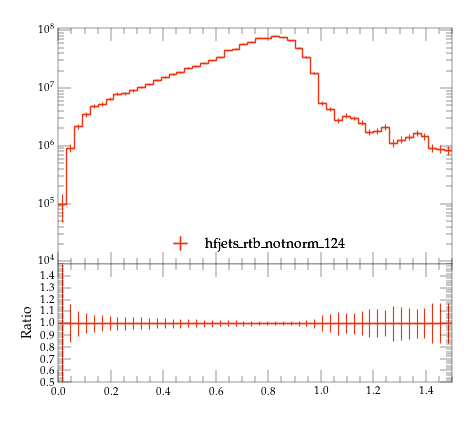

The Python source for this figure:
#! /usr/bin/env python

# This Python script was auto-generated using YODA v2.0.2.
# Analysis object: /MC_HFJETS_NOTNORM/efracB
# Timestamp: 29-07-2026 (17:22:30)

import matplotlib as mpl
import matplotlib.pyplot as plt
mpl.use('Agg') # comment out for interactive use
import os
import numpy as np

plotDir = os.path.split(os.path.realpath(__file__))[0]
if 'YODA_USER_PLOT_PATH' in globals():
    plot_outdir = globals()['YODA_USER_PLOT_PATH']
else:
    plot_outdir = plotDir

#plot style
plt.style.use(os.path.join(plotDir, '../default.mplstyle'))
# plot metadata
figW, figH = plt.rcParams['figure.figsize']
ax_xLabel = r''
ax_yLabel = r''
ax_title  = r''
ax_xScale = 'linear'
ax_yScale = 'log'
xLims = (0.0, 1.5)
yLims = (9000.0, 110000000.00000001)

# TeX-friendly labels for the legend
labels = {
    'legend' : ([ r"hfjets\_rtb\_notnorm\_124" ], r""),
}

# Adjust canvas width and height
canvasW = 10.0
canvasH = 9.0
figW *= canvasW/10.
figH *= canvasH/9.

# Create figure and axis objects
fig, (ax, ratio0_ax) = plt.subplots(2, 1, sharex=True,
                  figsize=(figW,figH), gridspec_kw={'height_ratios': (6.0, 3.0)})

# Set figure margins
plt.subplots_adjust(
    left   = 1.0 * plt.rcParams['figure.subplot.left'],
    right  = 1.0 * plt.rcParams['figure.subplot.right'],
    top    = 1.0 * plt.rcParams['figure.subplot.top'],
    bottom = 1.0 * plt.rcParams['figure.subplot.bottom'])

ratio0_ax.yaxis.set_major_locator(mpl.ticker.MultipleLocator(0.1))
ratio0_ax.set_ylim(0.5, 1.4999)
ratio0_ax.set_ylabel('Ratio')

# the numerical data is stored in a separate file
dataf = dict()
prefix = os.path.split(__file__)[0]
if prefix:    prefix = prefix + '/'
exec(open(prefix+'efracB__data.py').read(), dataf)


legend_handles = dict() # keep track of handles for the legend

# style options for curves
# starts at zorder>=5 to draw curve on top of legend
styles = {
  'hfjets_rtb_notnorm_124.yoda.gz': {
    'color' : '#EE3311',
    'linestyle' : '-',
    'linewidth' : 1,
    'marker' : 'none',
    'markersize' : 2,
    'capsize' : 0.0,
    'zorder' : 5,
    'histstyle' : 1,
    'drawstyle' : 'steps-pre',
    'xerrorbars' : 1,
    'yerrorbars' : 1,
    'fillcolor' : None,
    'fillopacity' : 1.0,
    'ratio0_linestyle' : '-',
    'ratio0_linewidth' : 1,
    'ratio0_marker' : 'none',
    'ratio0_markersize' : 2,
    'ratio0_capsize' : 0.0,
    'ratio0_zorder' : 5,
    'ratio0_histstyle' : 1,
    'ratio0_drawstyle' : 'steps-pre',
    'ratio0_xerrorbars' : 1,
    'ratio0_yerrorbars' : 1,
  },
}

# curve from input yoda files in main panel
for label, yvals in dataf['yvals'].items():
    if all(np.isnan(v) for v in dataf['yvals'][label]):
        continue
    tmp = None
    if styles[label]['histstyle']: # draw as histogram
        xpos = dataf['xedges'][label] if styles[label]['drawstyle'] else dataf['xpoints'][label]
        ypos = np.insert(yvals, 0, yvals[0]) if styles[label]['drawstyle'] else yvals
        if styles[label]['fillcolor']: # fill area below curve
            ax.fill_between(xpos, ypos, step='pre',
                            color=styles[label]['fillcolor'],
                            alpha=styles[label]['fillopacity'])
        tmp, = ax.plot(xpos, ypos,
                       color=styles[label]['color'],
                       linestyle=styles[label]['linestyle'],
                       linewidth=styles[label]['linewidth'],
                       drawstyle=styles[label]['drawstyle'], solid_joinstyle='miter',
                       zorder=styles[label]['zorder'], label=label)
    tmp = ax.errorbar(dataf['xpoints'][label], yvals,
                      xerr=np.array(dataf['xerrs'][label])*styles[label]['xerrorbars'],
                      yerr=np.array(dataf['yerrs'][label])*styles[label]['yerrorbars'],
                      fmt=styles[label]['marker'], capsize=styles[label]['capsize'],
                      markersize=styles[label]['markersize'],
                      ecolor=styles[label]['color'],
                      color=styles[label]['color'], zorder=styles[label]['zorder'])
    tmp[-1][0].set_linestyle(styles[label]['linestyle'])
    tmp[-1][0].set_linewidth(styles[label]['linewidth'])
    if label in dataf['add_legend_handle']:  legend_handles[label] = tmp
    for varLabel in dataf['variation_yvals'].keys():
        if varLabel.startswith(label):
            tmp, = ax.plot(dataf['xedges'][label], dataf['variation_yvals'][varLabel],
                           color=styles[label]['color'],
                           linestyle=styles[label]['linestyle'],
                           linewidth=styles[label]['linewidth'],
                           drawstyle='steps-pre', solid_joinstyle='miter',
                           zorder=styles[label]['zorder'], alpha=0.5)


# plots on ratio panel
# curve from input yoda files in ratio panel
for label, yvals in dataf['ratio0_yvals'].items():
    if all(np.isnan(v) for v in yvals):
        continue
    if styles[label]['ratio0_histstyle']: # plot as histogram
        xpos = dataf['xedges']['hfjets_rtb_notnorm_124.yoda.gz'] if styles[label]['ratio0_drawstyle'] else dataf['xpoints']['hfjets_rtb_notnorm_124.yoda.gz']
        ypos = np.insert(yvals, 0, yvals[0]) if styles[label]['ratio0_drawstyle'] else yvals
        ratio0_ax.plot(xpos, ypos,
                       color=styles[label]['color'],
                       linewidth=styles[label]['linewidth'],
                       linestyle=styles[label]['ratio0_linestyle'],
                       drawstyle=styles[label]['ratio0_drawstyle'], zorder=styles[label]['zorder'],
                       solid_joinstyle='miter')
    tmp = ratio0_ax.errorbar(dataf['xpoints']['hfjets_rtb_notnorm_124.yoda.gz'], yvals,
                             xerr=np.array(dataf['ref_xerrs'])*styles[label]['ratio0_xerrorbars'],
                             yerr=np.array(dataf['ratio0_yerrs'][label])*styles[label]['ratio0_yerrorbars'],
                             fmt=styles[label]['ratio0_marker'], capsize=styles[label]['ratio0_capsize'],
                             markersize=styles[label]['ratio0_markersize'],
                             ecolor=styles[label]['color'],
                             color=styles[label]['color'])
    tmp[-1][0].set_linestyle(styles[label]['ratio0_linestyle'])
    tmp[-1][0].set_linewidth(styles[label]['ratio0_linewidth'])

    for varlabel in dataf['ratio0_variation_vals'].keys():
        if varlabel.startswith(label):
            ratio0_ax.plot(dataf['xedges']['hfjets_rtb_notnorm_124.yoda.gz'],
                            dataf['ratio0_variation_vals'][varlabel],
                            color=styles[label]['color'],
                            linestyle=styles[label]['linestyle'],
                            linewidth=styles[label]['linewidth'],
                            drawstyle='steps-pre', solid_joinstyle='miter',
                            zorder=1, alpha=0.5)

legend_items = list(legend_handles.values())
ax.add_artist(ax.legend(legend_items,
                        labels['legend'][0],
                        title=labels['legend'][1],
                        alignment='left',
                        loc='lower center',
                        bbox_to_anchor=(0.5, 0.0)))

# set plot metadata as defined above
ratio0_ax.set_xlabel(ax_xLabel)
ratio0_ax.xaxis.set_label_coords(1., -0.15)
ax.set_ylabel(ax_yLabel, ha='right', va='top')
ax.yaxis.set_label_coords(-0.11, 1.0)
ax.set_title(ax_title, loc='left')
ax.set_xscale(ax_xScale)
ax.set_yscale(ax_yScale)
ax.set_xlim(xLims)
ax.set_ylim(yLims)

# tick formatting
plt.rcParams['xtick.top'] = True
plt.rcParams['ytick.right'] = True
ax.yaxis.set_major_locator(mpl.ticker.LogLocator(base=10.0, numticks=np.inf))
ax.yaxis.set_minor_locator(mpl.ticker.LogLocator(
                           base=10.0, subs=np.arange(0.1, 1, 0.1), numticks=np.inf))
fig.align_ylabels((ax, ratio0_ax))
plt.savefig(os.path.join(plot_outdir, 'efracB.pdf'), format='PDF')
plt.savefig(os.path.join(plot_outdir, 'efracB.png'), format='PNG')

plt.close(fig)
